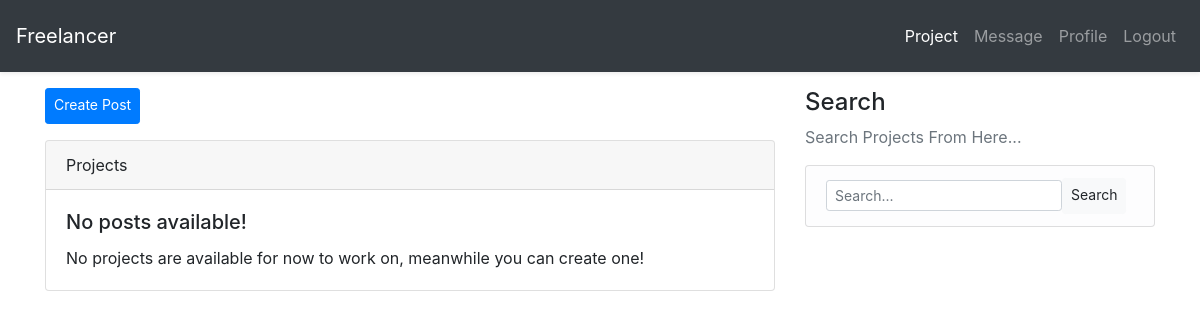
Page /project/ (signed in) on the earlier database version.
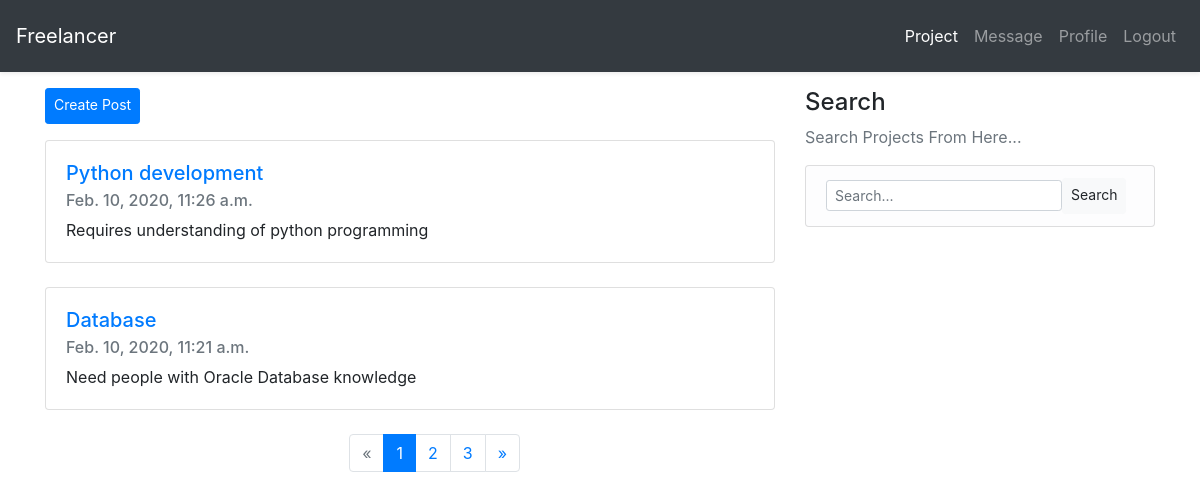
Same page on the later database version.
### project/models.py (models this page shows, shortened)
class Project(models.Model):
    project_id = models.AutoField(primary_key=True)
    project_title = models.CharField(max_length=100)
    project_description = models.TextField()
    availability_status = models.BooleanField(default=True)
    project_type = models.CharField(max_length=30)
    project_time = models.DateTimeField(auto_now_add=True)
    user = models.ForeignKey(User, on_delete=models.CASCADE)

### project/decorators.py (the view)
    def wrapper_func(request, *args, **kwargs):
        if request.user.is_authenticated:# if the user is authenticated user is redirected to project details
            return view_func(request, *args, **kwargs)
        else:
            return redirect('user:login')

### project/paginations.py (called while the page is built)
def pagination(request, data, num=10):
    paginator = Paginator(data, num)
    page = request.GET.get('page')
    try:
        items = paginator.page(page)
    except PageNotAnInteger:
        items = paginator.page(1)
    except EmptyPage:
        items = paginator.page(paginator.num_pages)
    index = items.number - 1
    max_index = len(paginator.page_range)
    start_index = 0
    end_index = max_index
    page_range = paginator.page_range[start_index:end_index]
    return items, page_range

### project/views.py (called while the page is built)
@authenticated_user
def project(request):
    template = "project/project.html"
    object_list = Project.objects.filter(availability_status__contains=1).order_by('-project_time')#latest projects are shown according to the latest time
    pages = pagination(request, object_list, 2)
    context={
        'items': pages[0],
        'page_range': pages[1],
        'nbar': 'project',
    }
    return render(request, template, context)

### project/templates/project/project.html (shortened to what this page needs)
{% extends "base.html" %}
{% block content %}
<div class="row">
    <div class="col-md-8">
        <a href="{% url 'project:create' %}" class="btn btn-primary btn-sm mb-3">Create Post</a>
        {% for p in items %}
        <div class="card">
            <div class="card-body">
                <a href="{% url 'project:details' p.project_id %}">
                    <h5 class="card-title">{{p.project_title}}</h5>
                </a>
                <h6 class="card-subtitle mb-2 text-muted">{{p.project_time}}</h6>
                <p class="card-text">{{p.project_description}}</p>
            </div>
        </div>
        <br>
        {% empty %}
        <div class="card">
            <div class="card-header">
                Projects
            </div>
            <div class="card-body">
                <h5 class="card-title">No posts available!</h5>
                <p class="card-text">No projects are available for now to work on, meanwhile you can create one!</p>
            </div>
        </div>
        <br>
        {% endfor %}
        {% include 'project/pagination.html' %}
    </div>
    {% include 'project/search.html' %}
</div>
{% endblock %}

### templates/base.html (shortened to what this page needs)
{% load static %}
<!DOCTYPE html>
<html lang="en">
<head>
    <link rel="stylesheet" href="{% static 'css/bootstrap.min.css' %}">
    <link rel="stylesheet" href="{% static 'css/main.css' %}">
</head>
<body>
    {% include "navbar.html" %}
    <div class="container">
        {% block content %}
        {% endblock %}
    </div>
</body>
</html>

### templates/navbar.html (shortened to what this page needs)
<nav class="navbar navbar-expand-md navbar-dark bg-dark shadow-sm p-sm-3 mb-3">
    <a class="navbar-brand" href="/">
        Freelancer
    </a>
    <div class="collapse navbar-collapse" id="navbarSupportedContent">
        <ul class="navbar-nav ml-auto">
            {% if user.is_authenticated %}
                <li>
                    <a class="nav-link {% if nbar == 'project' %}active{% endif %}" href="{% url 'project:project' %}">Project</a>
                </li>
                <li>
                    <a class="nav-link {% if nbar == 'message' %}active{% endif %}" href="{% url 'message:new_message' %}">Message</a>
                </li>
                <li>
                    <a class="nav-link {% if nbar == 'profile' %}active{% endif %}" href="{% url 'user:view_profile' user.id %}">Profile</a>
                </li>
                <li>
                    <a class="nav-link" href="{% url 'user:logout' %}">Logout</a>
                </li>
            {% endif %}
        </ul>
    </div>
</nav>

### project/templates/project/pagination.html
{% if items.has_other_pages %}
<div class="text-center">
    <div class="offset-5 text-center pagination">
        <nav>
            <ul class="pagination" style="justify-content: center;">
                {% if items.has_previous %}
                    <li class="page-item"><a href="?page={{ items.previous_page_number }}{% if query %}&q={{query}}{% endif %}" class="page-link">&laquo;</a></li>
                {% else %}
                    <li class="page-item disabled"><a href="#" class="page-link">&laquo;</a></li>
                {% endif %}
                {% for i in page_range %}
                    {% if items.number == i %}
                        <li class="page-item active"><a class="page-link" href="#">{{ i }}</a></li>
                    {% else %}
                        <li class="page-item"><a class="page-link" href="?page={{ i }}{% if query %}&q={{query}}{% endif %}">{{ i }}</a></li>
                    {% endif %}
                {% endfor %}
                {% if items.has_next %}
                    <li class="page-item"><a href="?page={{ items.next_page_number }}{% if query %}&q={{query}}{% endif %}" class="page-link">&raquo;</a></li>
                {% else %}
                    <li class="page-item disabled"><a href="#" class="page-link">&raquo;</a></li>
                {% endif %}
            </ul>
        </nav>
    </div>
</div>
{% endif %}

### project/templates/project/search.html
<div class="col-md-4">
    <div class="content-section">
        <h4>Search</h4>
        <p class='text-muted'>Search Projects From Here...</p>
            <ul class="list-group">
                <li class="list-group-item list-group-item-light">
                    <form action="{% url 'project:search' %}" method="GET" class="form-inline text-right">
                        <div class="form-group">
                            <input name="q" value="{{ request.GET.q }}" class="form-control form-control-sm" type="text" placeholder="Search...">
                            <button class="btn btn-light btn-sm" type="submit" style="margin-top: 0px;">Search</button>
                        </div>
                    </form>
                </li>
            </ul>
    </div>
</div>

### static/css/main.css (style rules this page uses)
html, body { margin:0; padding:0; height:100%; }
body { padding-bottom:60px; }
.btn { padding-bottom: 8px; padding-top: 5px; }

Differences in the rows shown:
added Project: project_title "Python development", project_time "Feb. 10, 2020, 11:26 a.m.", project_description "Requires understanding of python programming"
added Project: project_title "Database", project_time "Feb. 10, 2020, 11:21 a.m.", project_description "Need people with Oracle Database knowledge"
Other differences:
text no longer shown: "Projects No posts available! No projects are available for now to work on, meanwhile you can create one!"
new list line: "1"
new list line: "2"
new list line: "3"
